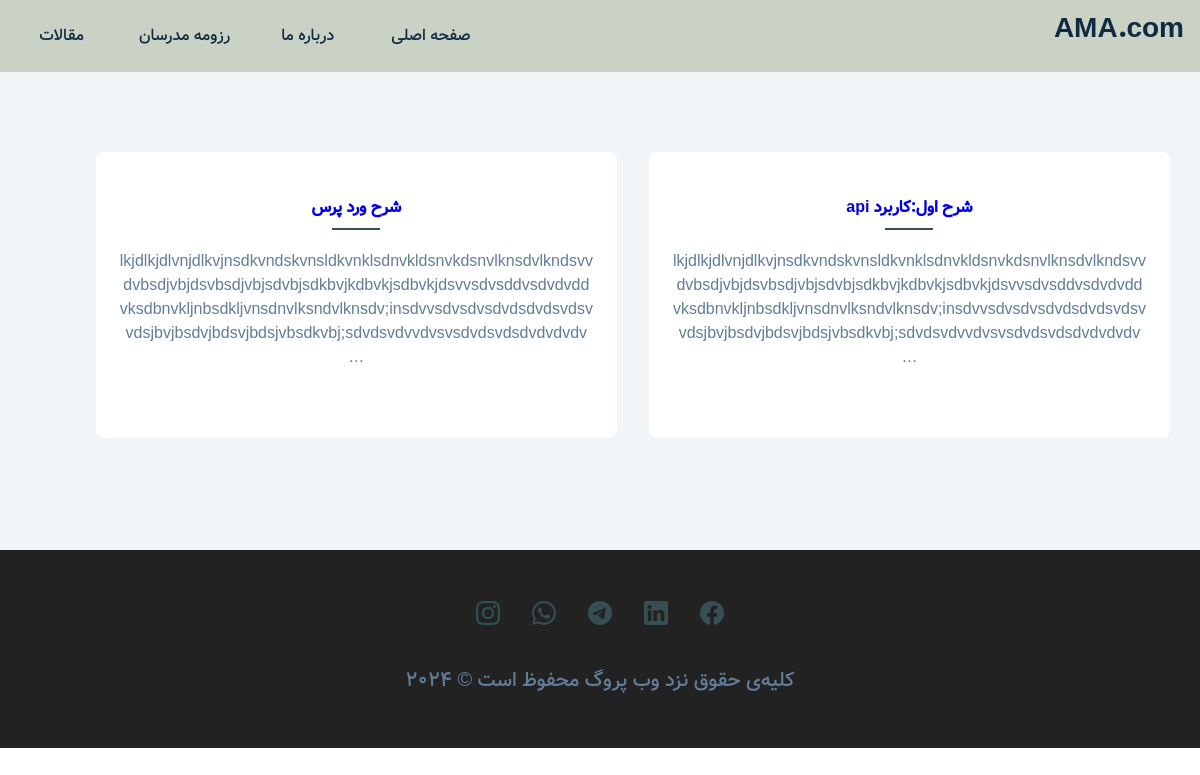
The page /maghale/ on the database its author committed.
### blog/models.py (models this page shows)
class maghalat(models.Model):
    STATUS = (
        ('draft','Draft'),
        ('published','Published'),
    )
    author = models.ForeignKey(User,on_delete=models.CASCADE,related_name="user_model3",null=True)
    name = models.CharField(max_length=25,unique=True)
    text = models.TextField()
    slug = models.SlugField(max_length=25,unique=True)
    status = models.CharField(max_length=10,choices=STATUS,default='draft')
    def get_url_m(self):
        return reverse("maghale_detail",args=[self.slug,self.id,self.name])

### blog/views.py (the view)
# urls.py: path('maghale/',views.maghale,name="maghale"),
def maghale(request):
    post = models.maghalat.objects.filter(status = 'published')
    return render(request,"maghale.html",{'post':post})

### blog/templates/maghale.html
{% extends "base.html" %}
{%load static%}
{%block content%}
   <section class="section bg-grey">
      <div class="section-center services-center" >
            {%for posts in post%}
            <article class="service">
               <h4><a href="{{posts.get_url_m}}">{{posts.name}}</a></h4>
               <div class="underline"></div>
               <p>
                  {{posts.text|truncatewords:"4"}}
               </p>
            </article>
         {%endfor%}
      </div>
   </section>
{%endblock%}

### blog/static/css/styles.css (style rules this page uses)
:root { --clr-primary-1: #2f3e46; --clr-primary-2: #354f52; --clr-primary-3: #52796f; --clr-primary-4: #84a98c; --clr-primary-5: #cad2c5; --clr-grey-1: #102a42; --clr-grey-2: #617d98; --clr-grey-3: rgb(241, 245, 248); --clr-white: #fff; --ff-primary: "vazir", sans-serif; --transition: all 0.3s linear; --radius: 0.5rem; --light-shadow: 0 5px 15px rgba(0, 0, 0, 0.1); --dark-shadow: 0 5px 15px rgba(0, 0, 0, 0.2); --max-width: 1170px; }
body { font-family: var(--ff-primary); background: var(--clr-white); color: var(--clr-grey-1); line-height: 1.5; font-size: 0.875rem; }
a { text-decoration: none; }
h1, h2, h3, h4 { line-height: 1.25; margin-bottom: 0.75rem; font-family: var(--ff-primary); }
h4 { font-size: 0.875rem; }
p { margin-bottom: 1.25rem; color: var(--clr-grey-2); }
@media screen and (min-width: 800px) { h4 { font-size: 1rem; } }
@media screen and (min-width: 800px) { body { font-size: 1rem; } }
@media screen and (min-width: 800px) { h1, h2, h3, h4 { line-height: 1; } }
.section { padding: 5rem 0; }
.section-center { width: 90vw; margin: 0 auto; max-width: var(--max-width); }
@media screen and (min-width: 992px) { .section-center { width: 95vw; } }
.underline { width: 5rem; height: 0.25rem; background: var(--clr-primary-2); margin-bottom: 1.25rem; margin-left: auto; margin-right: auto; }
.bg-grey { background: var(--clr-grey-3); }
.service { background: var(--clr-white); padding: 3rem 1.5rem; border-radius: var(--radius); text-align: center; margin-bottom: 2rem; transition: var(--transition); }
.service .underline { width: 3rem; height: 0.12rem; transition: var(--transition); }
.service p { transition: var(--transition); }
@media screen and (min-width: 676px) { .services-center { display: grid; grid-template-columns: 1fr 1fr; -moz-column-gap: 2rem; column-gap: 2rem; } }
@media screen and (min-width: 992px) { .services-center { grid-template-columns: 1fr 1fr 1fr; } }

### rows shown on the page
maghalat: name "شرح اول:کاربرد api", text "lkjdlkjdlvnjdlkvjnsdkvndskvnsldkvnklsdnvkldsnvkdsnvlknsdvlkndsvv dvbsdjvbjdsvbsdjvbjsdvbjsdkbvjkdbvkjsdbvkjdsvvsdvsddvsdvdvdd vksdbnvkljnbsdkljvnsdnvlksndvlknsdv;insdvvsdvsdvsdvdsdvdsvdsv vdsjbvjbsdvjbdsvjbdsjvbsdkvbj;sdvdsvdvvdvsvsdvdsvdsdvdvdvdv …"
maghalat: name "شرح ورد پرس", text "lkjdlkjdlvnjdlkvjnsdkvndskvnsldkvnklsdnvkldsnvkdsnvlknsdvlkndsvv dvbsdjvbjdsvbsdjvbjsdvbjsdkbvjkdbvkjsdbvkjdsvvsdvsddvsdvdvdd vksdbnvkljnbsdkljvnsdnvlksndvlknsdv;insdvvsdvsdvsdvdsdvdsvdsv vdsjbvjbsdvjbdsvjbdsjvbsdkvbj;sdvdsvdvvdvsvsdvdsvdsdvdvdvdv …"
